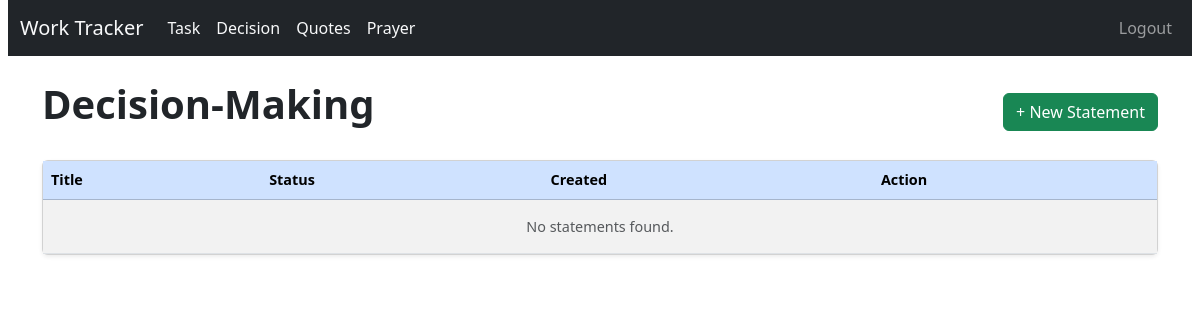
The page /statements/ (signed in) on the database as committed earlier.
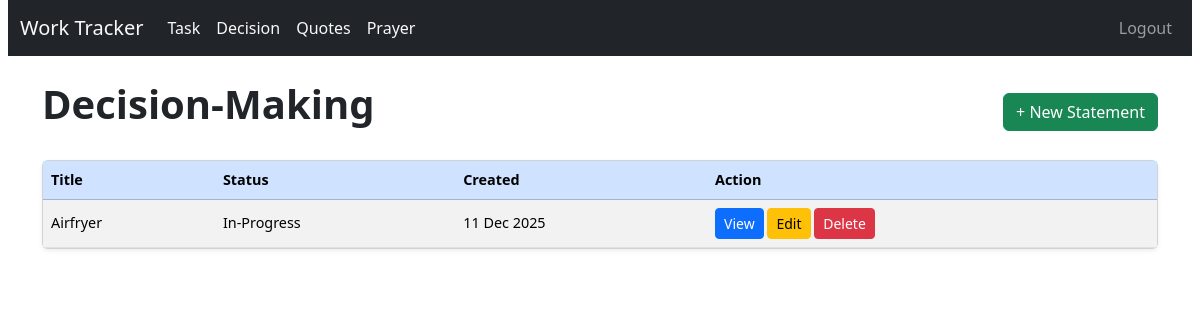
The same page on the database as committed later.
### statement/models.py (models this page shows, shortened)
class Statement(models.Model):
    STATUS_CHOICES = [
        ("open", "Open"),
        ("inprogress", "In-Progress"),
        ("closed", "Closed"),
    ]
    title = models.CharField(max_length=255)
    statement_text = models.TextField()
    conclusion = models.TextField(null=True, blank=True)
    status = models.CharField(max_length=20, choices=STATUS_CHOICES, default="open")
    created_at = models.DateTimeField(auto_now_add=True)

### statement/views.py (the view)
# urls.py: path("", views.StatementListView.as_view(), name="statement_list"),
class StatementListView(LoginRequiredMixin, ListView):
    model = Statement
    template_name = "statements/statement_list.html"
    context_object_name = "statements"

### templates/statements/statement_list.html
{% extends "base.html" %}
{% block content %}
<div class="d-flex justify-content-between align-items-center mb-3">
    <h1>Decision-Making</h1>
    <a href="{% url 'statements:statement_create' %}" class="btn btn-success">
        + New Statement
    </a>
</div>
<div class="card shadow-sm">
    <div class="card-body p-0">
        <table class="table table-striped mb-0">
            <thead class="table-primary">
                <tr>
                    <th>Title</th>
                    <th>Status</th>
                    <th>Created</th>
                    <th>Action</th>
                </tr>
            </thead>
            <tbody>
                {% for s in statements %}
                    <tr>
                        <td>{{ s.title }}</td>
                        <td>{{ s.get_status_display }}</td>
                        <td>{{ s.created_at|date:"d M Y" }}</td>
                        <td>
                            <a href="{% url 'statements:statement_detail' s.pk %}"
                               class="btn btn-sm btn-primary">
                                View
                            </a>
                            <a href="{% url 'statements:statement_update' s.pk %}" class="btn btn-sm btn-warning">
                                Edit
                            </a>
                            <a href="{% url 'statements:statement_delete' s.pk %}" class="btn btn-sm btn-danger">
                                Delete
                            </a>
                        </td>
                    </tr>
                {% empty %}
                    <tr>
                        <td colspan="4" class="text-center text-muted py-3">
                            No statements found.
                        </td>
                    </tr>
                {% endfor %}
            </tbody>
        </table>
    </div>
</div>
{% endblock %}

Rows that differ between the two databases and show on the page:
added Statement: title "Airfryer", status "In-Progress", created_at "11 Dec 2025"
Other text that changed with them:
text no longer shown: "No statements found."
